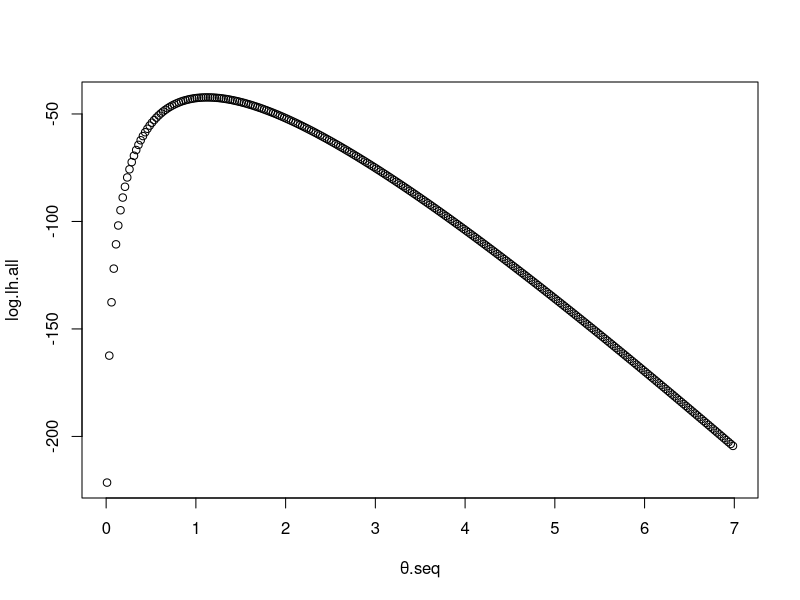
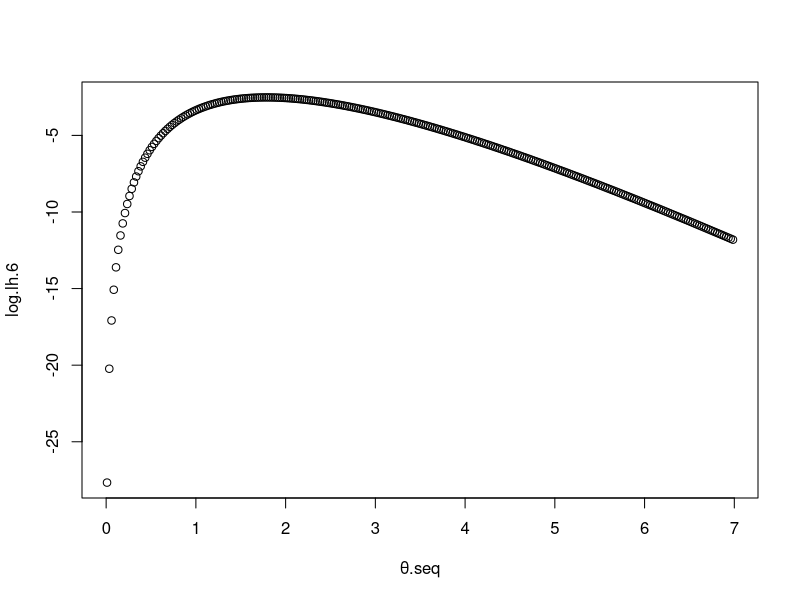
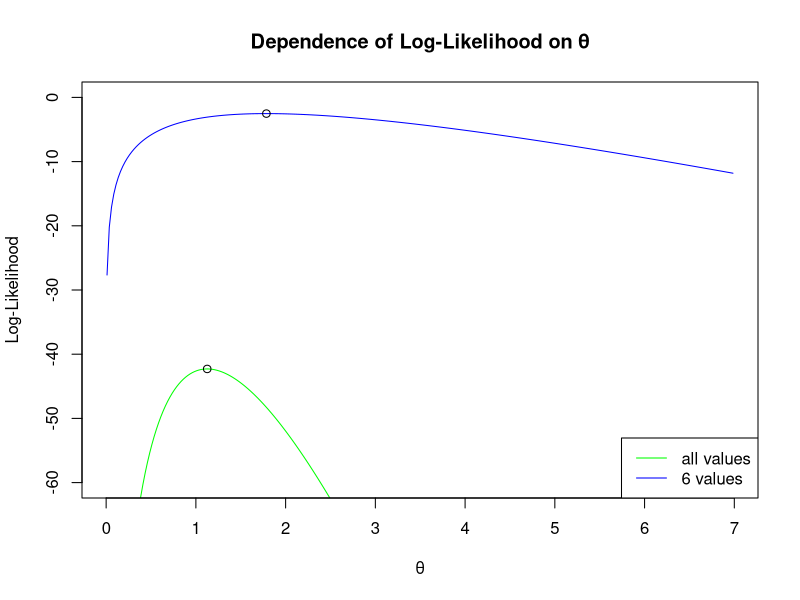
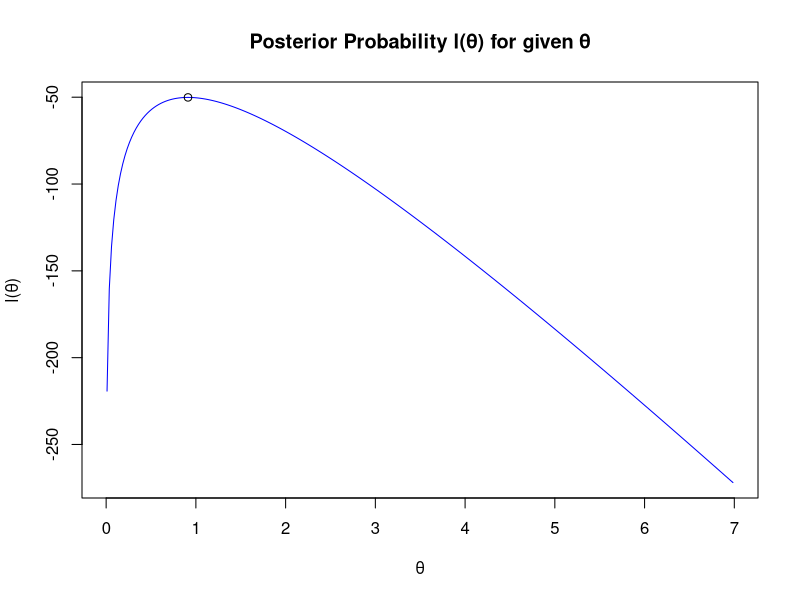
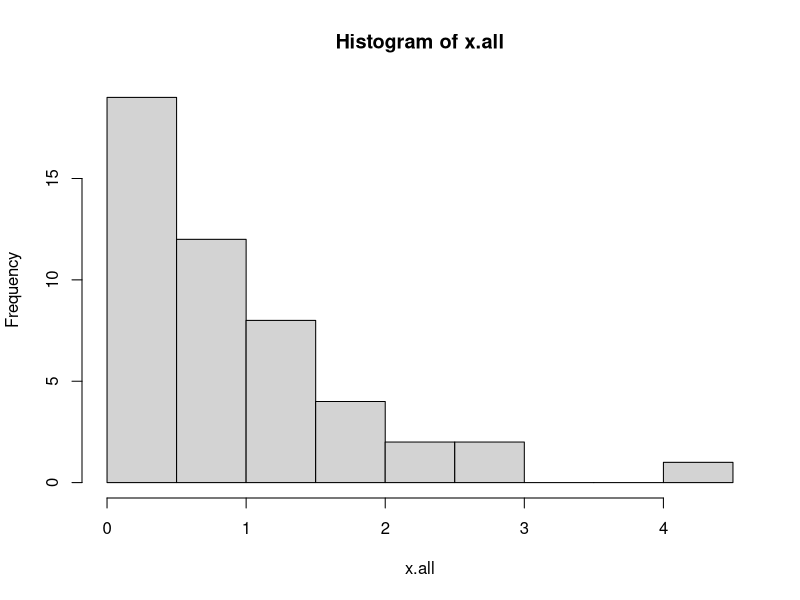
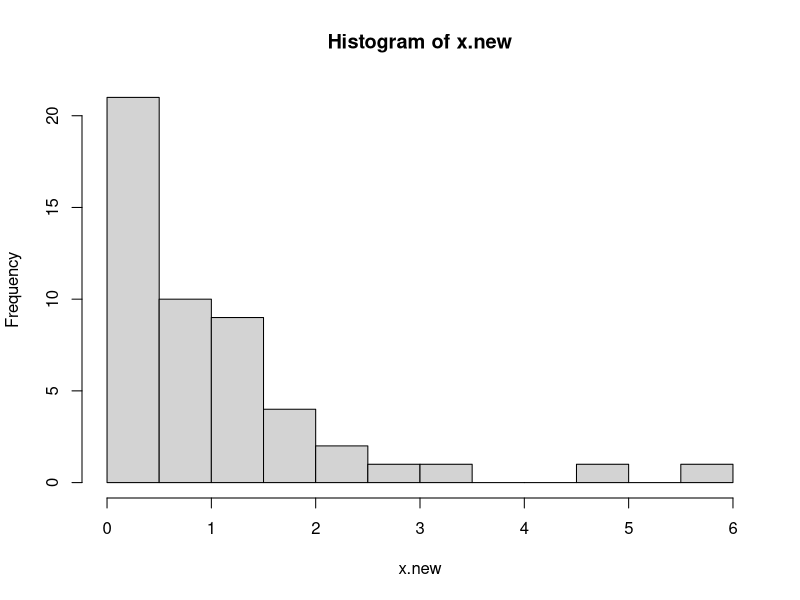
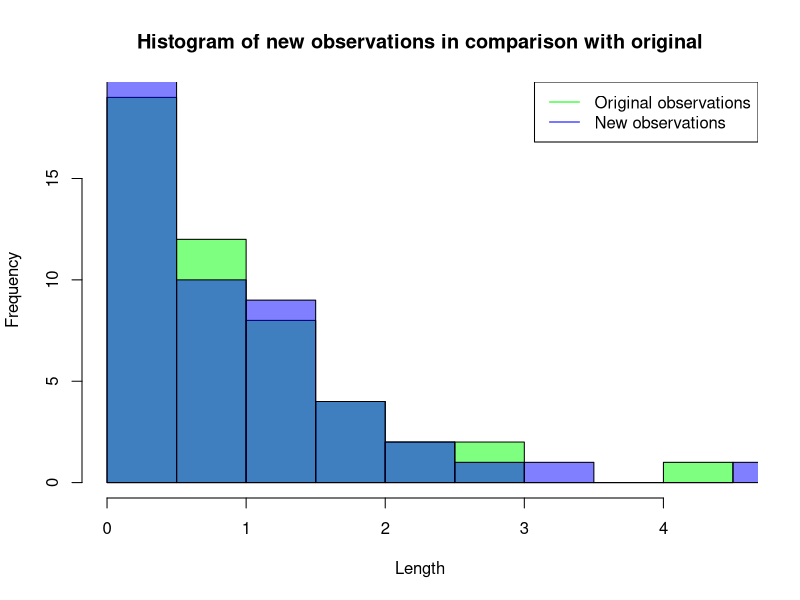

These figures' R source, in order:
#### Assignment 2 - Inference about lifetime of machines

### Libraries

### Setup
## Task 1 - Import data
data.machines = read.csv("machines.csv", dec=',')
x.all = data.machines[,1]
x.6 = x.all[1:6]
θ.seq = seq(0.01, 7, 0.025)
λ = 10

### Functions
## Returns the log-likelihood for given θ and data vector x
log_likelihood =function(θ, x){
  n = length(x)
  return(n*log(θ)-θ*sum(x))
}

## Returns the maximum log-likelihood of θ for given data vector x
max_log_likelihood = function(x){
  n = length(x)
  return(n/sum(x))
}

## Returns the log of the posterior value of given θ, λ and data vector x
log_posterior = function(θ, λ, x){
  n = length(x)
  return(n*log(θ)-θ*sum(x)+log(λ)-λ*θ)
}

## Returns the maximum of the log of the posterior value of given λ and data vector x
max_log_posterior = function(λ, x){
  n = length(x)
  return( n/(sum(x)+λ) )
}

### Implementation
## Task 2 - Curve showing the dependence of log-likelihood on θ
# All observations
log.lh.all = log_likelihood(θ.seq, x.all)
plot(θ.seq, log.lh.all) # Max value at θ~1

## Task 3
# First 6 observations
log.lh.6 = log_likelihood(θ.seq, x.6)
plot(θ.seq, log.lh.6) # Max value at θ~1.8

# θ of max values
θ.max.all = max_log_likelihood(x.all) # 1.126217
θ.max.6 = max_log_likelihood(x.6) # 1.785681

# Plot the curves
plot(θ.seq, log.lh.all, ylim=c(-60, 0), type="l",
      main="Dependence of Log-Likelihood on θ", xlab="θ", ylab="Log-Likelihood", col="green")
lines(θ.seq, log.lh.6, col="blue")
legend("bottomright", legend=c("all values", "6 values"), col=c("green", "blue"), lty=1)
points(θ.max.all, log_likelihood(θ.max.all, x.all))
points(θ.max.6, log_likelihood(θ.max.6, x.6))

# Comment: The estimation using all observations is more reliable since the peak is sharper

## Task 4 - Bayesian Model (Posterior probability)
log.posterior = log_posterior(θ.seq, λ, x.all)
θ.max.posterior = max_log_posterior(λ, x.all)
plot(θ.seq, log.posterior, col="blue", type="l",
      main="Posterior Probability l(θ) for given θ", xlab="θ", ylab="l(θ)")
points(θ.max.posterior, log_posterior(θ.max.posterior, λ, x.all))

## Task 5
# Compare new generated observations to original ones
set.seed(12345)
x.new = rexp(n=50, rate = θ.max.all) # Generate new observations with optimal θ from Task 2
hist.original = hist(x.all, breaks=12)
hist.new = hist(x.new, breaks=12)
plot(hist.original, col=rgb(0,1,0,1/2),
     main="Histogram of new observations in comparison with original", xlab="Length")
plot(hist.new, col=rgb(0,0,1,1/2), add=T)
legend("topright", legend=c("Original observations", "New observations"), col=c("green", "blue"), lty=1)